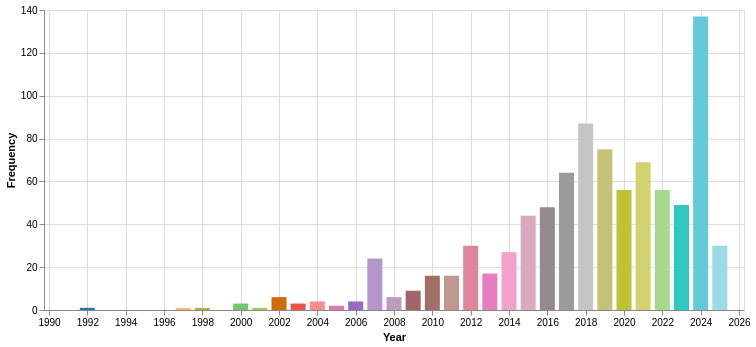

The notebook cell saved with this chart:
### Code cell
#year frequency
yearFreq = alt.Chart(monthDF).mark_bar(size=15).encode(
    alt.X('Year', scale = alt.Scale(domain = [1990,2026]), axis = alt.Axis(format='.0f')),
    alt.Y('count()', title='Frequency'),
    color = alt.Color('Year', legend=None).scale(scheme = 'category20')
).properties(width = 700)
yearFreq.show()

### Figure 1 — Vega-Lite specification as saved in the notebook (floating-point values rounded to 4 significant figures; data arrays with more than 128 entries replaced by an {"elided": "..."} marker saying what was removed)
{"config": {"view": {"continuousWidth": 300, "continuousHeight": 300}}, "data": {"name": "data-d6604eef160600d6a251e38e634a2669"}, "mark": {"type": "bar", "size": 15}, "encoding": {"color": {"field": "Year", "legend": null, "scale": {"scheme": "category20"}, "type": "quantitative"}, "x": {"axis": {"format": ".0f"}, "field": "Year", "scale": {"domain": [1990, 2026]}, "type": "quantitative"}, "y": {"aggregate": "count", "title": "Frequency", "type": "quantitative"}}, "width": 700, "$schema": "https://vega.github.io/schema/vega-lite/v5.20.1.json", "datasets": {"data-d6604eef160600d6a251e38e634a2669": {"elided": "886 records"}}}
